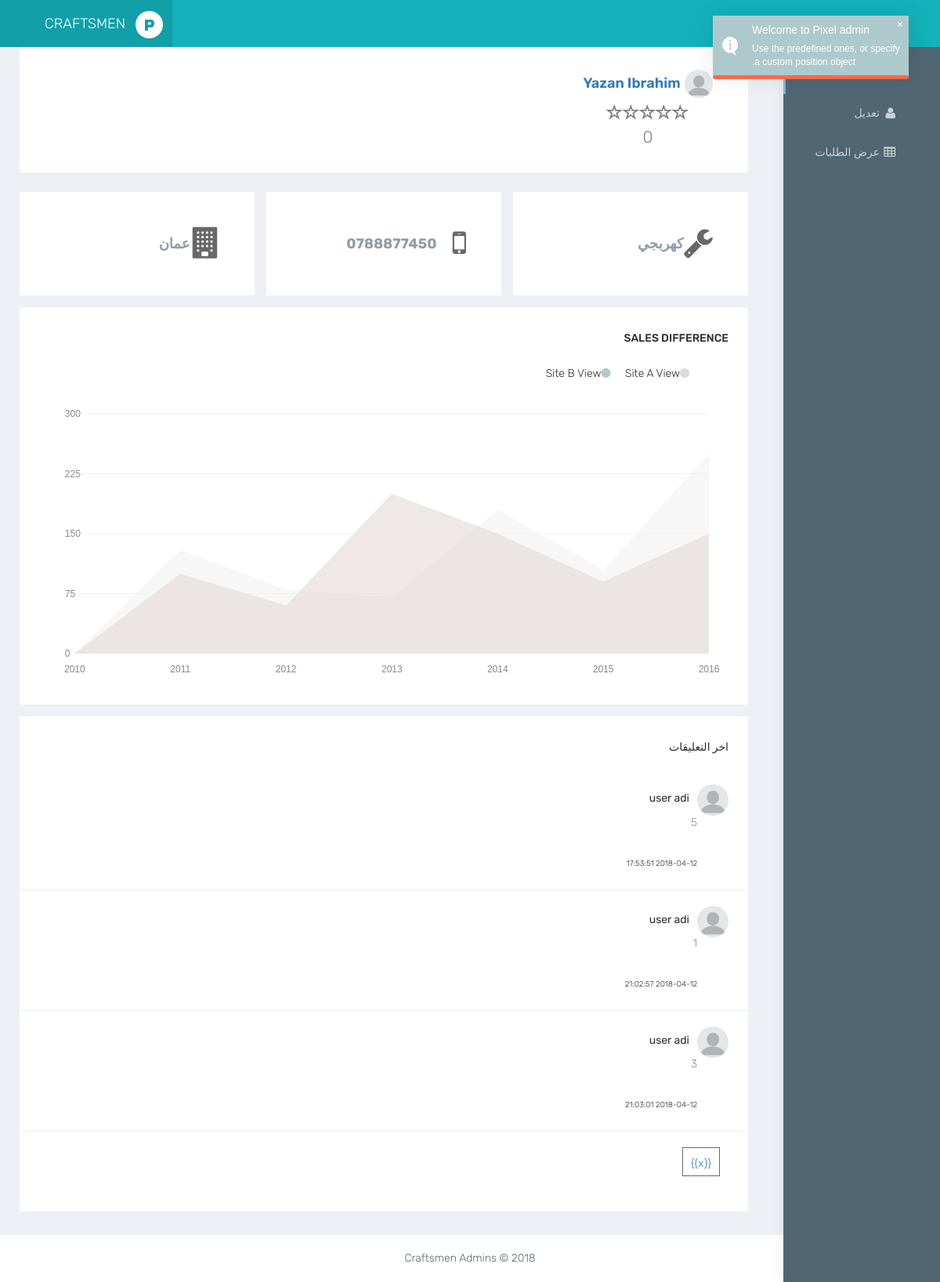
The page /craftsmen-profile.php (signed in) on the database its author committed.
### tables this page shows
CREATE TABLE `masteruser` (
  `user_id` int(11) NOT NULL,
  `email` varchar(255) NOT NULL,
  `username` varchar(255) NOT NULL,
  `password` varchar(255) NOT NULL,
  `first_name` varchar(255) NOT NULL,
  `last_name` varchar(255) NOT NULL,
  `image_path` varchar(255) NOT NULL,
  `user_type` int(11) NOT NULL DEFAULT '0' COMMENT '0 => user,1=> craftsmen',
  `activation_status` int(11) NOT NULL DEFAULT '0' COMMENT '0 => not active',
  `lock_status` int(11) NOT NULL DEFAULT '0' COMMENT '0 => not locked;1=>locked',
  `activation_hash` varchar(255) NOT NULL
);

CREATE TABLE `craftsmen` (
  `craftsmen_id` int(11) NOT NULL,
  `craft` varchar(255) NOT NULL,
  `city` varchar(255) NOT NULL,
  `bio` varchar(255) NOT NULL
);

CREATE TABLE `craftsmen_mobile` (
  `craftsmen_id` int(11) NOT NULL,
  `mobile` varchar(255) NOT NULL
);

CREATE TABLE `craftsmen_comments` (
  `craftsmen_id` int(11) NOT NULL,
  `comment_id` int(11) NOT NULL,
  `enduser_id` int(11) NOT NULL,
  `comment` text NOT NULL,
  `comment_date` datetime NOT NULL
);

### includes/classes/User.php (called while the page is built, shortened)
<?php
class User{
    private $dbObj;
    private $firstName;
    private $surName;
    public function __construct($dbConnectionObject = null){
        $this->dbObj = $dbConnectionObject;
    }
    public function getDbConnection(){
        return $this->dbObj;
    }
    public function getFirstName()
    {
        return $this->firstName;
    }
    public function getSurName()
    {
        return $this->surName;
    }
    public function setFirstName($firstName){
        $this->firstName = $firstName;
    }
    public function setSurName($surName){
        $this->surName = $surName;
    }
}

### includes/classes/craftsmen.php (called while the page is built, shortened)
<?php
class craftsmen extends User{
    Private $craft;
    private $city;
    private $mobile;
    private $comments;
    public function __construct($dbConnectionObject){
        $this->mobile = array();
        $this->comments = array();
    }
    public function setCraft($craft)
    {
        $this->craft = $craft;
    }
    public function setCity($city)
    {
        $this->city = $city;
    }
    public function getCraft()
    {
        return $this->craft;
    }
    public function getCity()
    {
        return $this->city;
    }
    public function getMobile()
    {
        return $this->mobile;
    }
    public function setMobile($mobile)
    {
        $this->mobile = $mobile;
    }
     public function getComments()
    {
       return $this->comments;
    }
     public function getCraftsmenComments($craftsmenId,$offset=0)
    {
       $stmt = "select comment,comment_date,first_name,last_name,username
                from craftsmen_comments left join masteruser on enduser_id = user_id where craftsmen_id =? limit 3 offset $offset";
       $query = $this->getDbConnection()->prepare($stmt);
       $query->execute(array($craftsmenId));
       $result = $query->fetchAll(PDO::FETCH_ASSOC);
       return $result;
    }
     public function setComments($comments)
    {
       $this->comments = $comments;
    }
    public function retrieveData($craftsmenId){
        $stmt = "SELECT first_name,last_name,email,username,craft,city,bio,mobile FROM masteruser left JOIN craftsmen ON user_id=craftsmen_id
left join craftsmen_mobile on craftsmen.craftsmen_id = craftsmen_mobile.craftsmen_id WHERE craftsmen_mobile.craftsmen_id=? ";
        $query = parent::getDbConnection()->prepare($stmt);
        $query->execute(array($craftsmenId));
        $result = $query->fetch(PDO::FETCH_ASSOC );
        extract($result);
       $this->setComments($comments = $this->getCraftsmenComments($craftsmenId,0));
    }
}

### craftsmen-profile.php (the view, shortened to what this page needs)
<?php
    include "includes/classes/User.php";
    include "includes/classes/craftsmen.php";
    if(!isset($_SESSION['user_id']) ||  $_SESSION['userType'] == 0){
        Helper::redirect("index.php",2);
    }elseif(isset($_SESSION['userType'])){
        $db = new DBC();
        $db = $db->getConn();
        $craftsmen = new craftsmen($db);
        $craftsmen->setUserId($_SESSION['user_id']);
        $data = $craftsmen->retrieveData($_SESSION['user_id']);
    }
?>
<!DOCTYPE html>
<html dir="rtl" lang="ar">
<head>
    <link href="bootstrap/dist/css/bootstrap.min.css" rel="stylesheet">
    <link href="plugins/bower_components/sidebar-nav/dist/sidebar-nav.min.css" rel="stylesheet">
    <link href="plugins/bower_components/toast-master/css/jquery.toast.css" rel="stylesheet">
    <link href="plugins/bower_components/morrisjs/morris.css" rel="stylesheet">
    <link href="profile-css/animate.css" rel="stylesheet">
    <link href="profile-css/style.css" rel="stylesheet">
    <link href="profile-css/colors/blue-dark.css" id="theme" rel="stylesheet">
</head>
<body>
    <div id="wrapper">
        <nav class="navbar navbar-default navbar-static-top m-b-0">
            <div class="navbar-header"> <a class="navbar-toggle hidden-sm hidden-md hidden-lg " href="javascript:void(0)" data-toggle="collapse" data-target=".navbar-collapse"><i class="fa fa-bars"></i></a>
                <div class="top-left-part"><a class="logo" href="index.php"><b><img src="plugins/images/pixeladmin-logo.png" alt="home" /></b><span class="hidden-xs">Craftsmen</span></a></div>
                <ul class="nav navbar-top-links navbar-right pull-right">
                    <li>
                        <a class="profile-pic" href="includes/logout.php"><b> Logout</b></a>
                    </li>
                </ul>
            </div>
        </nav>
        <div class="navbar-default sidebar col-sm-push-10" role="navigation">
            <div class="sidebar-nav navbar-collapse slimscrollsidebar">
                <ul class="nav" id="side-menu">
                    <li style="padding: 10px 0 0;">
                        <a href="craftsmen-profile.php" class="waves-effect"><i class="fa fa-clock-o fa-fw" aria-hidden="true"></i><span class="hide-menu">الصفحة الشخصية</span></a>
                    </li>
                    <li>
                        <a href="profile.php" class="waves-effect"><i class="fa fa-user fa-fw" aria-hidden="true"></i><span class="hide-menu">تعديل</span></a>
                    </li>
                    <li>
                        <a href="basic-table.html" class="waves-effect"><i class="fa fa-table fa-fw" aria-hidden="true"></i><span class="hide-menu">عرض الطلبات</span></a>
                    </li>
                </ul>
                <div class="center p-20">
                </div>
            </div>
        </div>
        <div id="page-wrapper">
            <div class="container-fluid">
                <div class="row bg-title">
                    <div class="col-lg-3 col-md-4 col-sm-4 col-xs-12 f-r">
                        <h4 class="page-title">
                            <a class="profile-pic" href="#"> <img src="images/pp.png" alt="user-img" width="36" class="img-circle"><b class="hidden-xs"><?php echo $craftsmen->getFirstName()." ".$craftsmen->getSurName(); ?></b> </a>
                             <div class="row lead stars">
                                <div id="stars" class="starrr">
                                </div>
                                <span id="count">0</span>
                        </div>
                        </h4>
                    </div>
                    <div class="col-lg-9 col-sm-8 col-md-8 col-xs-12 f-r">
                    </div>
                </div>
                <div class="row">
                    <div class="col-lg-4 col-md-4 col-sm-12 col-xs-12">
                        <div class="white-box">
                            <div class="col-in row">
                                <div class="col-md-10 col-sm-10 col-xs-10"> <i data-icon="E" class="linea-icon linea-basic"></i>
                                    <h4 class="text-muted vb"><?php echo $craftsmen->getCity();?></h4> </div>
                                <div class="col-md-2 col-sm-2 col-xs-2">
                                   <i class="fa fa-building" style="font-size:40px"></i>
                                </div>
                            </div>
                        </div>
                    </div>
                    <div class="col-lg-4 col-md-4 col-sm-12 col-xs-12">
                        <div class="white-box">
                            <div class="col-in row">
                                <div class="col-md-10 col-sm-10 col-xs-10"> <i data-icon="E" class="linea-icon linea-basic"></i>
                                    <h4 class="text-muted vb"><?php echo $craftsmen->getMobile();?></h4> </div>
                                <div class="col-md-2 col-sm-2 col-xs-2">
                                   <i class="fa fa-mobile-phone" style="font-size:40px"></i>
                                </div>
                            </div>
                        </div>
                    </div>
                    <div class="col-lg-4 col-md-4 col-sm-12 col-xs-12">
                        <div class="white-box">
                            <div class="col-in row">
                                <div class="col-md-10 col-sm-10 col-xs-10"> <i data-icon="E" class="linea-icon linea-basic"></i>
                                    <h4 class="text-muted vb"><?php echo $craftsmen->getCraft();?></h4> </div>
                                <div class="col-md-2 col-sm-2 col-xs-2">
                                   <i class="fa fa-wrench" style="font-size:40px"></i>
                                </div>
                            </div>
                        </div>
                    </div>
                </div>
                <div class="row">
                    <div class="col-md-12">
                        <div class="white-box">
                            <h3 class="box-title">Sales Difference</h3>
                            <ul class="list-inline text-right">
                                <li>
                                    <h5><i class="fa fa-circle m-r-5" style="color: #dadada;"></i>Site A View</h5>
                                </li>
                                <li>
                                    <h5><i class="fa fa-circle m-r-5" style="color: #aec9cb;"></i>Site B View</h5>
                                </li>
                            </ul>
                            <div id="morris-area-chart2" style="height: 370px;"></div>
                        </div>
                    </div>
                </div>
                <div class="row">
                    <div class="col-md-12 col-lg-12 col-sm-12">
                        <div class="white-box">
                            <h3 class="box-title">اخر التعليقات</h3>
                            <div class="comment-center">
                                <?php
                                    $x = $craftsmen->getComments();
                                    foreach( $x as $key=>$value) {
                                        ?>
                                        <div class="comment-body">
                                            <div class="user-img"> <img src="images/pp.png" alt="user" class="img-circle"></div>
                                            <div class="mail-contnet">
                                                <h5>
                                                   <?php echo $value['first_name'] . " " . $value['last_name']; ?>
                                                </h5>
                                                <span class="mail-desc"> <?php echo $value['comment']; ?></span>
                                                <span class="time pull-right"><?php echo $value['comment_date']; ?></span>
                                            </div>
                                        </div>
                                        <?php
                                    }
                                ?>
                            </div>
                            <div class="comment-num-page">
                                <ul class="num-of-pages" ng-repeat="x in pages">
                                    <li ng-click="getComments(x)"><a class="page" href="" >{{x}}</a></li>
                                </ul>
                            </div>
                        </div>
                    </div>
                </div>
            </div>
            <footer class="col-lg-10 col-md-12 col-sm-12 footer text-center"> 2018 &copy; Craftsmen Admins</footer>
        </div>
    </div>
</body>
</html>

### profile-css/colors/blue-dark.css (style rules this page uses)
body { background: #edf1f5 }
.top-left-part { background: rgba(0, 0, 0, 0.1) }
.navbar-header { background: #14b1bb }
.navbar-top-links>li>a { color: #ffffff }
.sidebar { background: #516673; box-shadow: 1px 0 20px rgba(0, 0, 0, 0.08) }
#side-menu li a { color: #c8d1d6 }
#side-menu li a { color: #c8d1d6; border-left: 0 solid #516673 }
#side-menu>li>a.active { border-left: 3px solid #85b4d0; color: #ffffff; font-weight: 500 }

### rows shown on the page
masteruser: first_name "Yazan", last_name "Ibrahim", craftsmen.city "عمان", craftsmen_mobile.mobile "0788877450", craftsmen.craft "كهربجي"
craftsmen_comments: masteruser.first_name "user", masteruser.last_name "adi", comment "5", comment_date "2018-04-12 17:53:51"
craftsmen_comments: masteruser.first_name "user", masteruser.last_name "adi", comment "1", comment_date "2018-04-12 21:02:57"
craftsmen_comments: masteruser.first_name "user", masteruser.last_name "adi", comment "3", comment_date "2018-04-12 21:03:01"
